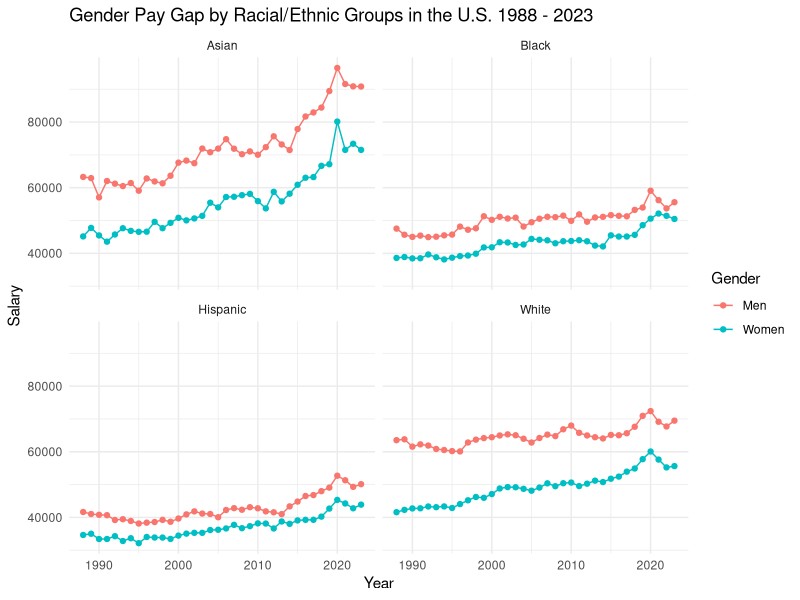
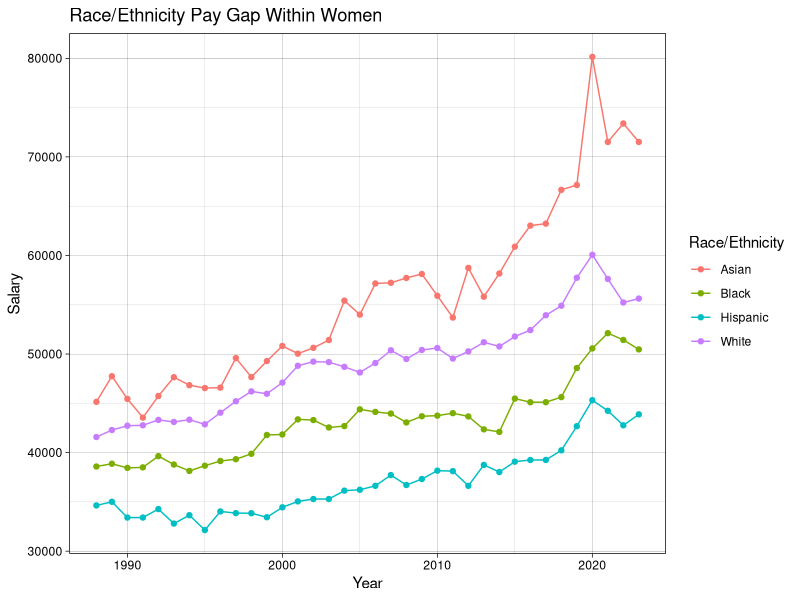
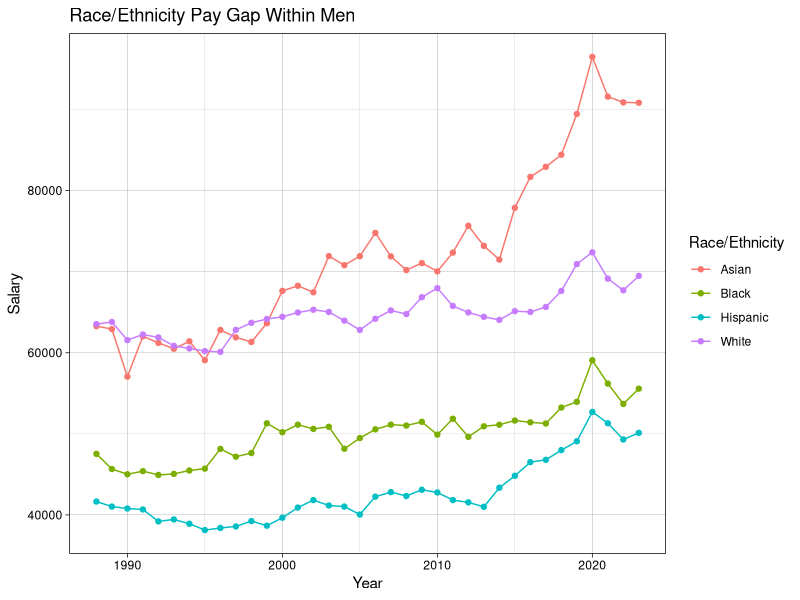
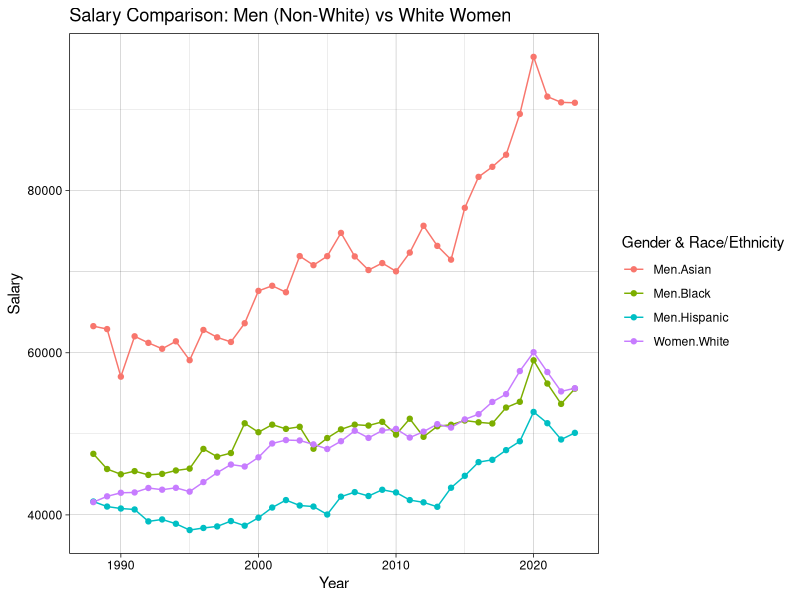
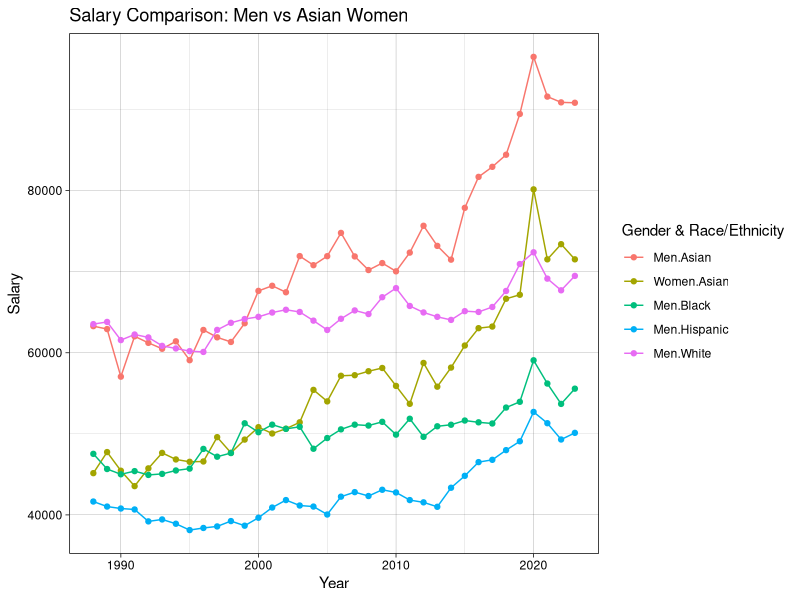

Here is the R script that generated these plots, in order:
## ---- chunk 1
#| paged-print: false
library(tidyverse)
salarydata <- read.csv("../../salary_bras.csv")

#To clean and transform the data for better use

salarydata <- gather(
  salarydata,
  group,
  salary,
  Asian.Men:White.Women,
  factor_key = TRUE
)


salarydata$ethnicity <- str_split_i(
  salarydata$group,
  "\\.",
  1
)

salarydata$gender <- str_split_i(
  salarydata$group,
  "\\.",
  2
)

#To filter a data set without the total values

salary_data_filter <- salarydata |> filter(ethnicity != "Total")

#To create a graph that shows how are women and man pay across racial groups

 ggplot(salary_data_filter, mapping = aes (x = Year, y = salary, group = gender,
                                   color = gender)) +
   geom_line()+
   geom_point()+
   facet_wrap(~ethnicity) +
   labs(title = "Gender Pay Gap by Racial/Ethnic Groups in the U.S. 1988 - 2023",
        y = "Salary",
        x = "Year", color = "Gender")+
   theme_minimal()
 
 #This graph compares earnings between men and women across all racial and ethnic groups, showing that men consistently earn more than women, with Asian men earning the highest overall.


#To create a filter of Women only

salarydata_women <- salary_data_filter |> filter(gender == "Women")

#To create a filter of Men only

salarydata_men <- salary_data_filter |> filter(gender == "Men")

#To create a graph for women pay gap across groups 

ggplot(salarydata_women, aes(
  x = Year, y = salary, color = ethnicity))+
  geom_line()+
  geom_point()+
  labs(title ="Race/Ethnicity Pay Gap Within Women", x = "Year", y = "Salary",
       color = "Race/Ethnicity")+
  theme_linedraw()

#This graph displays the median earnings of women across different racial and ethnic groups, highlighting that Asian women consistently earn more than women in other groups

#To make a graph to show the pay gap within men 

ggplot(salarydata_men, aes(
  x = Year, y = salary, color = ethnicity))+
  geom_line()+
  geom_point()+
  labs(title ="Race/Ethnicity Pay Gap Within Men", x = "Year", y = "Salary",
       color = "Race/Ethnicity")+
  theme_linedraw()

#This graph shows the median earnings of men across various racial and ethnic groups, with Asian men earning the highest compared to men from other groups.

# To create a filter of Non White Males vs White women 

salarydata_whitewomen <- salary_data_filter |> filter((
  gender == "Men" & ethnicity != "White") | (
    gender == "Women" & ethnicity == "White"))

# The creation of the plot of the comparison

ggplot(salarydata_whitewomen, aes(
  x=Year, y=salary, color = interaction(gender, ethnicity)))+
  geom_line()+
  geom_point()+
  labs(title = "Salary Comparison: Men (Non-White) vs White Women", x = "Year",
       y = "Salary", color = "Gender & Race/Ethnicity")+
  theme_linedraw()

#This graph shows that over the past decade, White women’s median salary has risen above that of Black and Hispanic men, though a significant gap remains between them and Asian men.


# To create a filter of Men vs Asian women 

salarydata_asianwomen <- salary_data_filter |> filter((
  gender == "Men") | (
    gender == "Women" & ethnicity == "Asian"))

# The creation of the plot of the comparison

ggplot(salarydata_asianwomen, aes(
  x=Year, y=salary, color = interaction(gender, ethnicity)))+
  geom_line()+
  geom_point()+
  labs(title = "Salary Comparison: Men vs Asian Women", x = "Year",
       y = "Salary", color = "Gender & Race/Ethnicity")+
  theme_linedraw() 

#I created this graph to explore the surprising trend observed in the first graph. This graph was created to examine the trend observed in the initial analysis, showing that since 2020, the median salary of Asian women has surpassed that of White men, while Asian men have consistently maintained the highest earnings overall.
  
